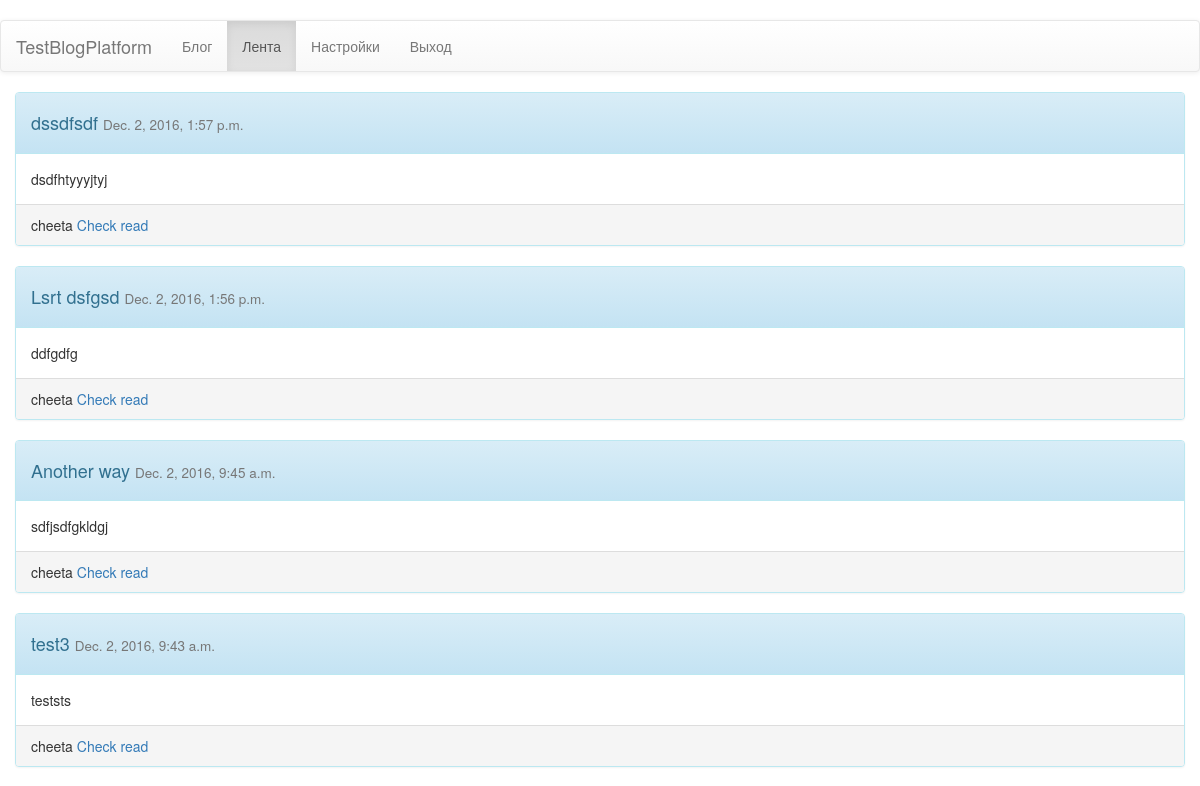
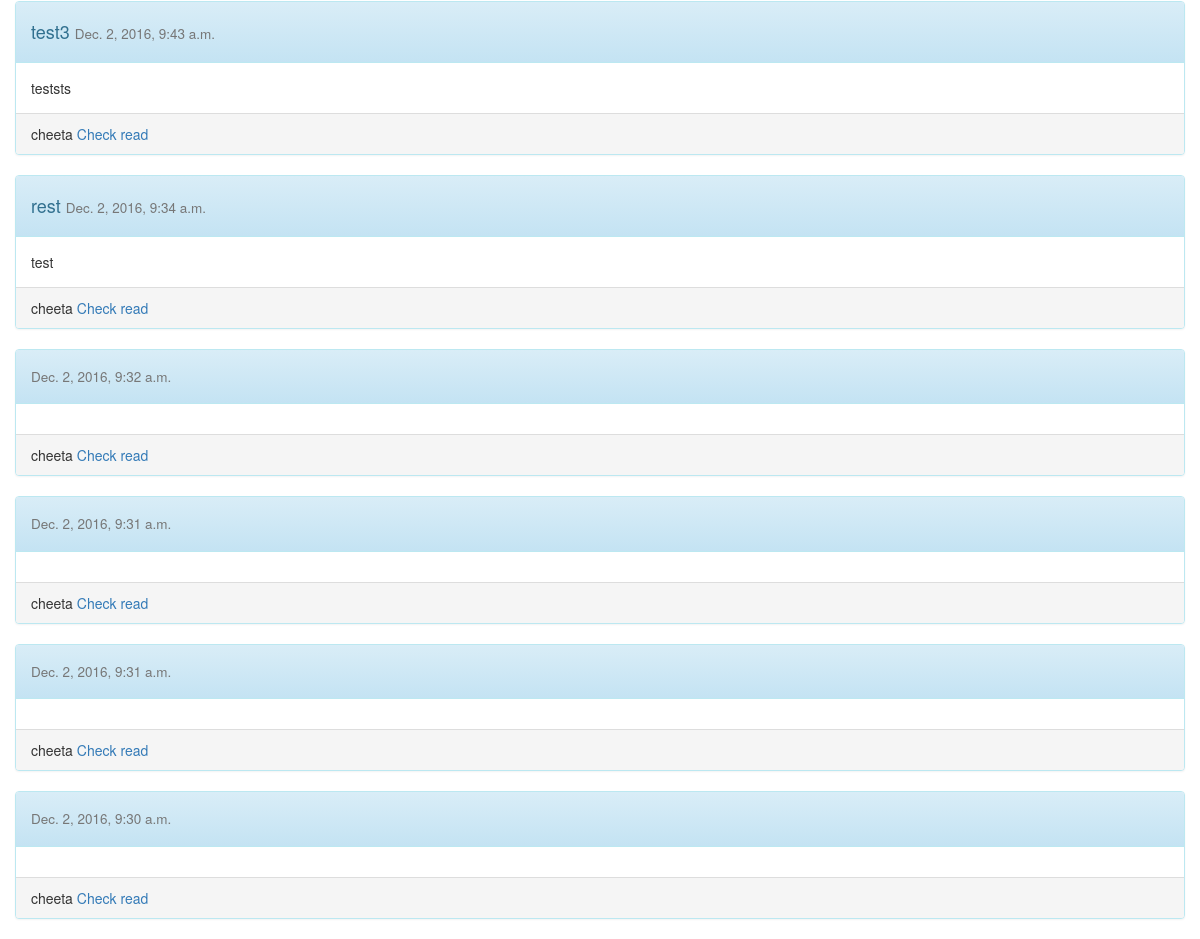
Before: /feed/ (signed in) with the older database file (2 pictures, top to bottom).
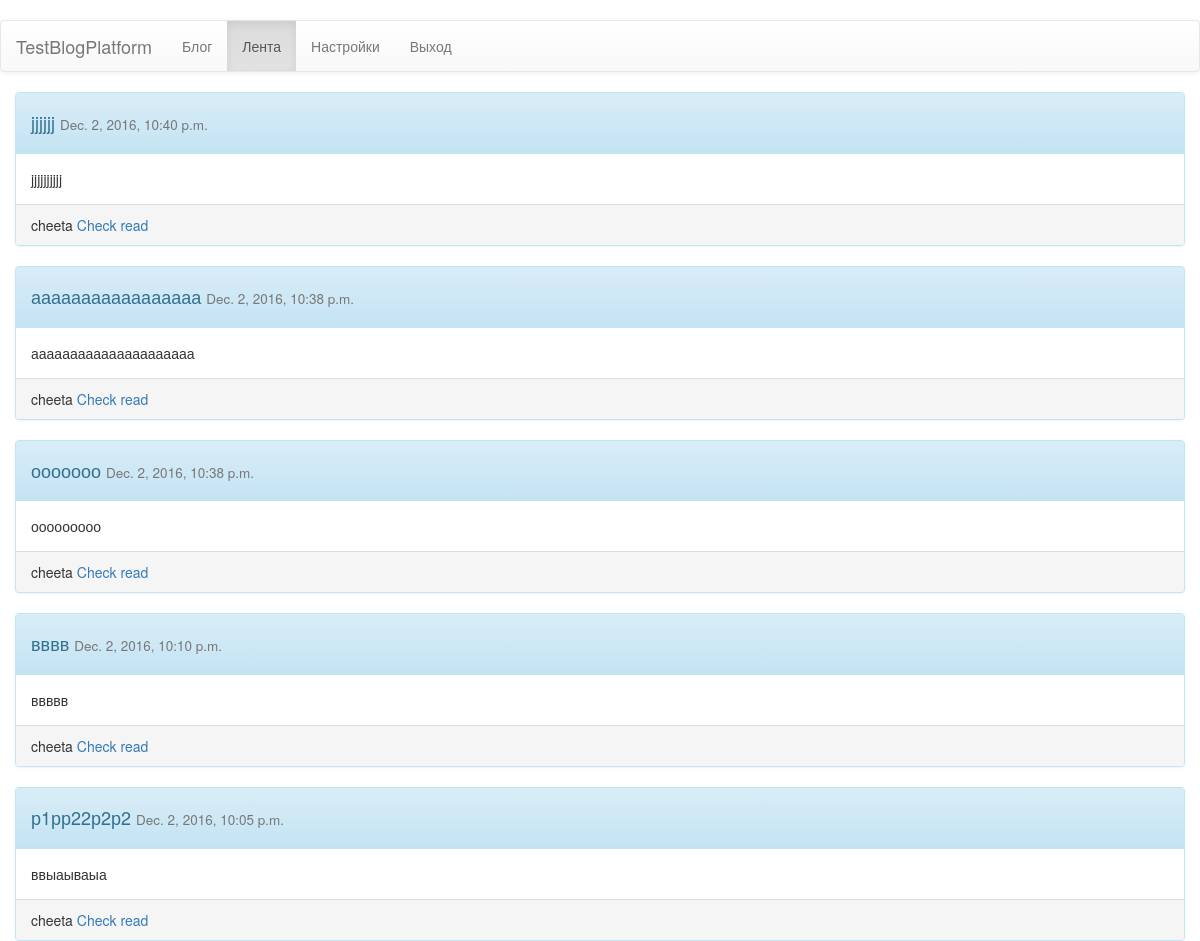
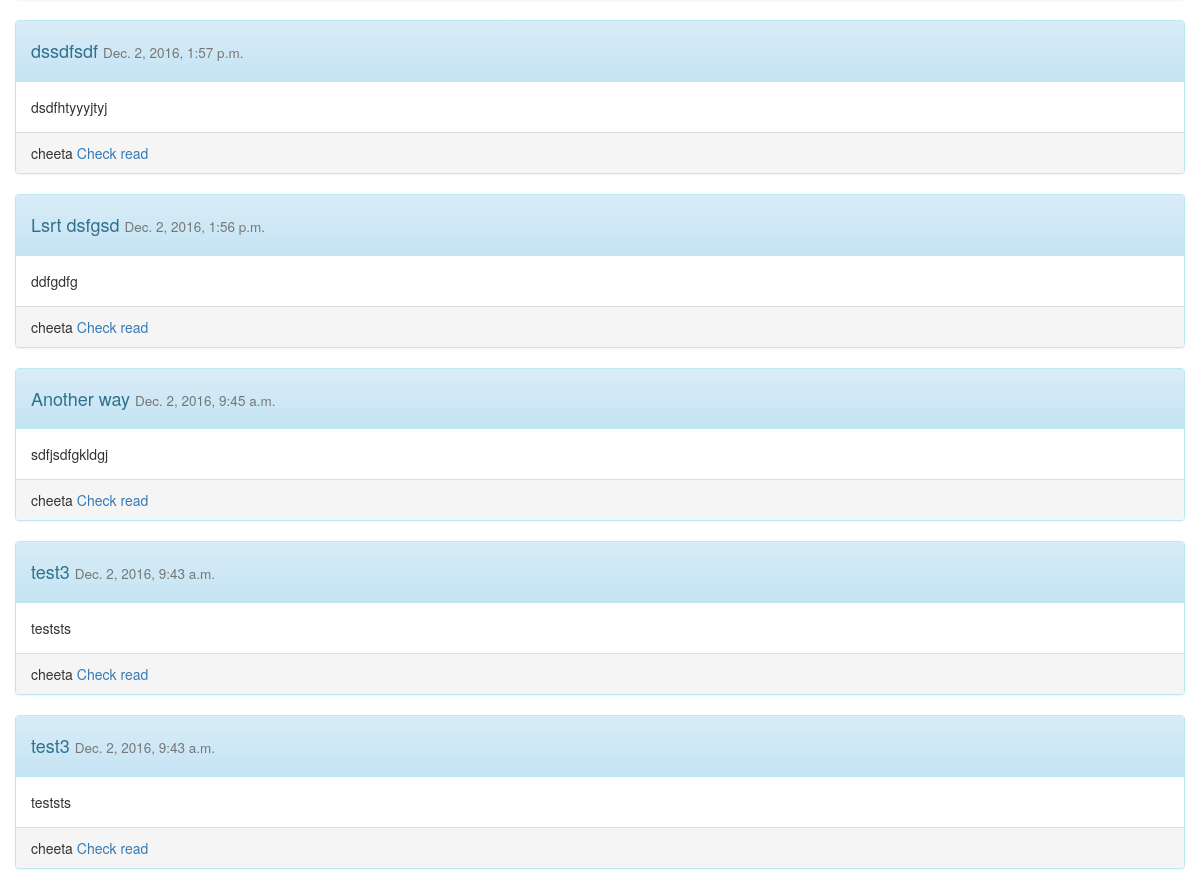
After: the same page with the newer database file (2 pictures, top to bottom).
### testblogapp/models.py (models this page shows, shortened)
class Post(models.Model):
    class Meta:
        ordering = ["-append_time"]
    title = models.CharField(max_length=50)
    text = models.TextField()
    author = models.ForeignKey(User)
    append_time = models.DateTimeField(auto_now=True, editable=False)
    objects = PostManager()

### testblogapp/views.py (the view)
# urls.py: url(r'^feed/$', views.FeedView.as_view()),
class FeedView(TemplateView):
    template_name = "testblogapp/feed.html"
    @method_decorator(login_required(login_url="./../login"))
    def dispatch(self, request, *args, **kwargs):
        return super(FeedView, self).dispatch(request, *args, **kwargs)
    def get_context_data(self, **kwargs):
        context = super(FeedView, self).get_context_data(**kwargs)
        context['posts'] = Post.objects.get_ten_unread(self.request.user)
        return context

### testblogapp/models.py (called while the page is built)
    def get_ten_unread(self, user):
        subscribes = [val[0] for val in list(Subscribe.objects.filter(user__exact=user).values_list("blog"))]
        read = [val[0] for val in list(Viewed.objects.filter(user__exact=user).values_list("post"))]
        posts = Post.objects.order_by("-append_time").filter(author__id__in=subscribes).exclude(id__in=read)[:10]
        return posts

### templates/testblogapp/feed.html (shortened to what this page needs)
﻿{% extends "testblogapp/template.html" %}
{%block urls %}
    <li><a href="./../blog">Блог</a></li>
    <li class="active"><a href="./../feed">Лента</a></li>
    <li><a href="./../settings">Настройки</a></li>
{% endblock %}
{% block content %}
<div class="container">
    {% for post in posts %}
        <div class="row">
            <div class="panel panel-default panel-info">
                <div class="panel-heading"><h4>{{post.title}} <small>{{post.append_time}}</small></h4></div>
                <div class="panel-body">
                    {{post.text}}
                </div>
                <div class="panel-footer">
                    {{post.author}}
                    <a href="./../setread?id={{post.id}}">Check read</a>
                </div>
            </div>
        </div>
    {% endfor %}
</div>
{% endblock %}

Changed rows visible on the page:
no longer on this page (row unchanged): Post: title "rest", append_time "Dec. 2, 2016, 9:34 a.m.", text "test", author "cheeta"
no longer on this page (row unchanged): Post: append_time "Dec. 2, 2016, 9:32 a.m.", author "cheeta"
no longer on this page (row unchanged): Post: append_time "Dec. 2, 2016, 9:31 a.m.", author "cheeta"
no longer on this page (row unchanged): Post: append_time "Dec. 2, 2016, 9:31 a.m.", author "cheeta"
no longer on this page (row unchanged): Post: append_time "Dec. 2, 2016, 9:30 a.m.", author "cheeta"
added Post: title "jjjjjj", append_time "Dec. 2, 2016, 10:40 p.m.", text "jjjjjjjjjj", author "cheeta"
added Post: title "ааааааааааааааааа", append_time "Dec. 2, 2016, 10:38 p.m.", text "ааааааааааааааааааааа", author "cheeta"
added Post: title "ооооооо", append_time "Dec. 2, 2016, 10:38 p.m.", text "ооооооооо", author "cheeta"
added Post: title "вввв", append_time "Dec. 2, 2016, 10:10 p.m.", text "ввввв", author "cheeta"
added Post: title "р1рр22р2р2", append_time "Dec. 2, 2016, 10:05 p.m.", text "ввыаываыа", author "cheeta"
